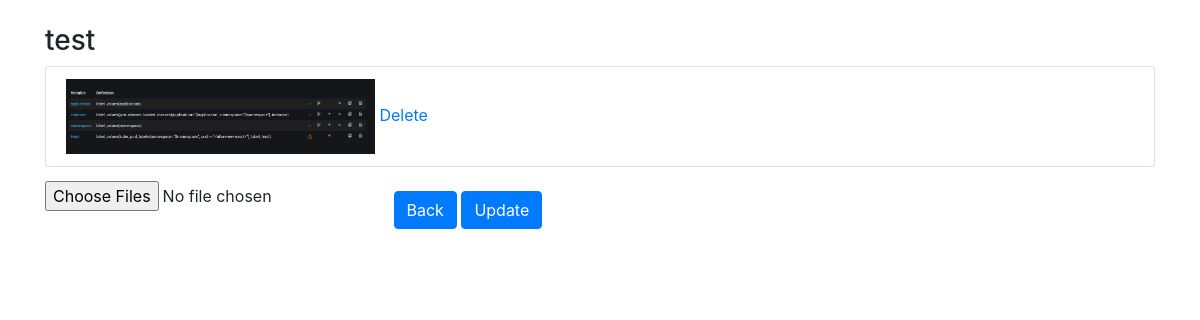
Page /14/ on the committed database.
### posts/models.py (models this page shows, shortened)
class Post(models.Model):
    title = models.CharField(max_length=250)
    description = models.TextField()

class PostImage(models.Model):
    post = models.ForeignKey(Post, default=None, on_delete=models.CASCADE)
    images = models.FileField(upload_to = 'images/')

### posts/views.py (the view)
# urls.py: path('<int:id>/', views.gallery_view, name='detail'),
def gallery_view(request, id):
    post = get_object_or_404(Post, id=id)
    photos = PostImage.objects.filter(post=post)
    return render(request, 'gallery-view.html', {
        'post':post,
        'photos':photos
    })

### templates/gallery-view.html (shortened to what this page needs)
{% extends 'base.html' %}
{% block content %}
<div id="carousel-example-1z" class="carousel slide carousel-fade" data-ride="carousel">
    <h3>{{ post.title}}</h3>
    <ul class="list-group">
      {% for p in photos %}
      <li class="list-group-item"><img src="{{p.images.url}}" height="75" >
      <a href="{% url 'delete_image' p.id %}">Delete</a></li>
      {% endfor %}
    </ul>
    <input type="file" multiple>
<a href='{% url "blog" %}'>
    <button type="button" class="btn btn-primary mt-4">Back</button>
</a>
<button type="button" id="saveBtn" class="btn btn-primary mt-4">Update</button>
  </div>
  {% endblock %}

### rows in the picture
Post: title "test"
PostImage: images (picture)
